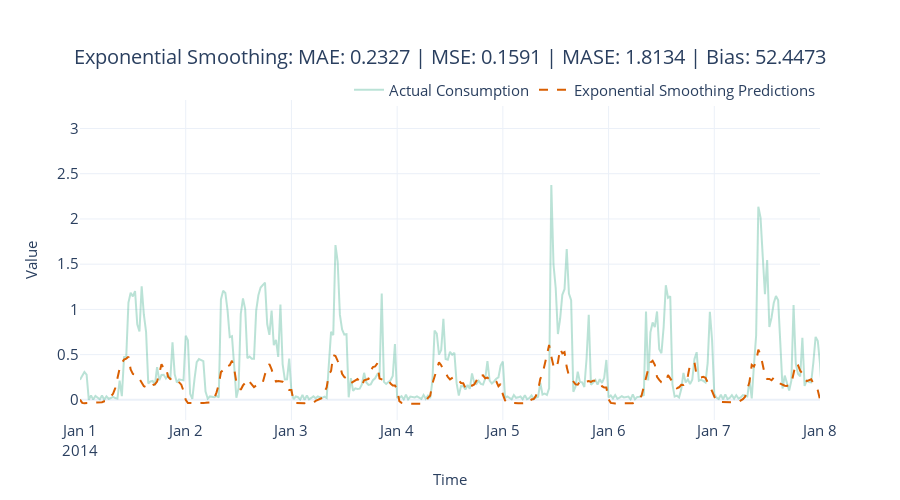

Notebook code for this chart:
### Code cell
fig = plot_forecast(pred_df, forecast_columns=["ets_predictions"], forecast_display_names=['Exponential Smoothing Predictions'])
fig = format_plot(fig, title=f"Exponential Smoothing: MAE: {metrics['MAE']:.4f} | MSE: {metrics['MSE']:.4f} | MASE: {metrics['MASE']:.4f} | Bias: {metrics['Forecast Bias']:.4f}")
fig.update_xaxes(type="date", range=["2014-01-01", "2014-01-08"])
fig.write_image("imgs/chapter_4/ets.png")
fig.show()

### Figure 1 — Plotly figure (JSON) as saved in the notebook; plotly's stock layout.template omitted (floating-point values rounded to 4 significant figures; data arrays with more than 128 entries replaced by an {"elided": "..."} marker saying what was removed)
{"data": [{"line": {"color": "rgba(27,158,119, 0.3)"}, "mode": "lines", "name": "Actual Consumption", "type": "scatter", "x": {"elided": "1488 str values"}, "y": {"elided": "1488 float values"}}, {"line": {"color": "rgba(217,95,2, 1)", "dash": "dash"}, "mode": "lines", "name": "Exponential Smoothing Predictions", "type": "scatter", "x": {"elided": "1488 str values"}, "y": {"elided": "1488 float values"}}], "layout": {"autosize": false, "height": 500, "legend": {"font": {"size": 15}, "orientation": "h", "title": {}, "x": 1, "xanchor": "right", "y": 0.98, "yanchor": "bottom"}, "title": {"font": {"size": 20}, "text": "Exponential Smoothing: MAE: 0.2327 | MSE: 0.1591 | MASE: 1.8134 | Bias: 52.4473", "x": 0.5, "xanchor": "center", "yanchor": "top"}, "width": 900, "xaxis": {"range": ["2014-01-01", "2014-01-08"], "tickfont": {"size": 15}, "title": {"font": {"size": 15}, "text": "Time"}, "type": "date"}, "yaxis": {"tickfont": {"size": 15}, "title": {"font": {"size": 15}, "text": "Value"}}}}
